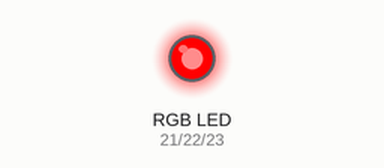
Simulated run of this sketch. Board: Arduino Mega 2560, built with avr-gcc and run on an emulated ATmega2560. Parts: an RGB LED mixed from three pins (HIGH = lit).

Above: at 0.1 s.
At 1.1 s:
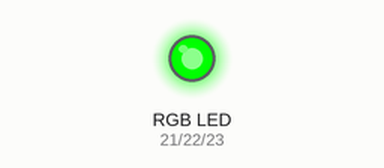
At 2.1 s:
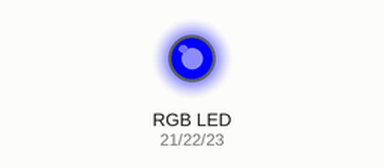
At 3.1 s:
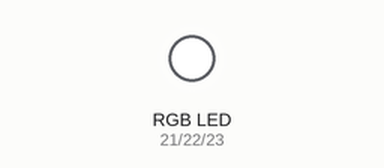
Timing chart, 0 to 4.6 s (numbered marks = the images above):
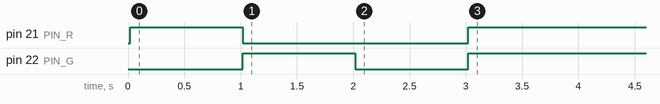

Measured:
- by itself, pin 21 (PIN_R): HIGH → LOW at 1.0 s, → HIGH 2.0 s later
- by itself, pin 22 (PIN_G): HIGH → LOW at 2.0 s, → HIGH 1.0 s later

The sketch:

RGB_led.ino
```cpp
const byte PIN_R = 21;
const byte PIN_G = 22;
const byte PIN_B = 23;


void setup()
{
  pinMode (PIN_R, OUTPUT);
  pinMode (PIN_G, OUTPUT);
  pinMode (PIN_B, OUTPUT);
  delay(10);
  RGB_Off();
  delay(10);
  RGB_color(255, 0, 0);
  delay(1000);
  RGB_color(0, 255, 0);
  delay(1000);
  RGB_color(0, 0, 255);
  delay(1000);
  RGB_Off();

}

void RGB_Off()
{
  analogWrite(PIN_R, 0);
  analogWrite(PIN_G, 0);
  analogWrite(PIN_B, 0);
}

void RGB_color(int R, int G, int B)
{
  analogWrite(PIN_R, R);
  analogWrite(PIN_G, G);
  analogWrite(PIN_B, B);
}

void loop()
{
  RGB_color(255,255,255);
}
```
